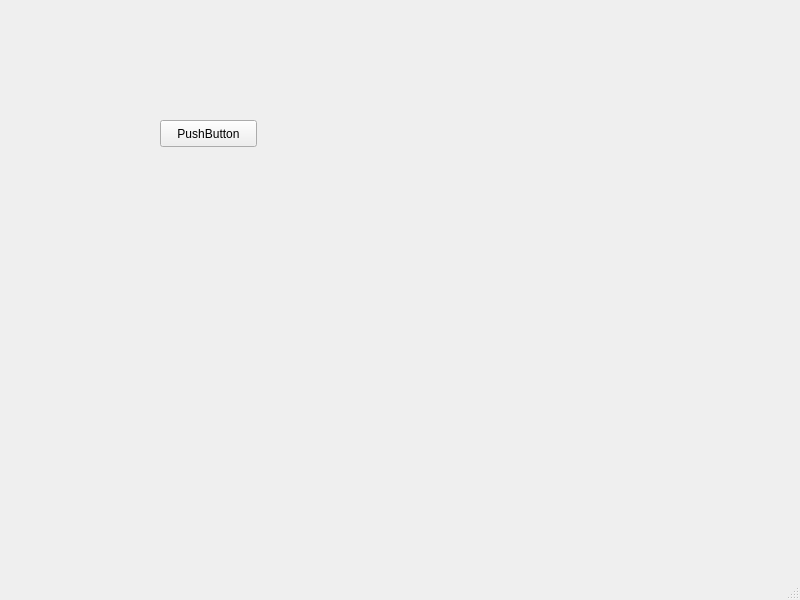
<?xml version="1.0" encoding="UTF-8"?>
<ui version="4.0">
 <class>MainWindow</class>
 <widget class="QMainWindow" name="MainWindow">
  <property name="geometry">
   <rect>
    <x>0</x>
    <y>0</y>
    <width>800</width>
    <height>600</height>
   </rect>
  </property>
  <property name="windowTitle">
   <string>MainWindow</string>
  </property>
  <widget class="QWidget" name="centralwidget">
   <widget class="QStackedWidget" name="stackedWidget">
    <property name="geometry">
     <rect>
      <x>0</x>
      <y>0</y>
      <width>800</width>
      <height>600</height>
     </rect>
    </property>
    <property name="currentIndex">
     <number>0</number>
    </property>
    <widget class="QWidget" name="page">
     <widget class="QPushButton" name="pushButton">
      <property name="geometry">
       <rect>
        <x>160</x>
        <y>120</y>
        <width>97</width>
        <height>27</height>
       </rect>
      </property>
      <property name="text">
       <string>PushButton</string>
      </property>
     </widget>
    </widget>
    <widget class="QWidget" name="page_2">
     <widget class="QPushButton" name="pushButton_2">
      <property name="geometry">
       <rect>
        <x>240</x>
        <y>170</y>
        <width>97</width>
        <height>27</height>
       </rect>
      </property>
      <property name="text">
       <string>PushButton</string>
      </property>
     </widget>
    </widget>
    <widget class="QWidget" name="page_3">
     <widget class="QPushButton" name="pushButton_3">
      <property name="geometry">
       <rect>
        <x>260</x>
        <y>150</y>
        <width>97</width>
        <height>27</height>
       </rect>
      </property>
      <property name="text">
       <string>PushButton</string>
      </property>
     </widget>
    </widget>
   </widget>
  </widget>
  <widget class="QMenuBar" name="menubar">
   <property name="geometry">
    <rect>
     <x>0</x>
     <y>0</y>
     <width>800</width>
     <height>25</height>
    </rect>
   </property>
  </widget>
  <widget class="QStatusBar" name="statusbar"/>
 </widget>
 <resources/>
 <connections/>
</ui>
